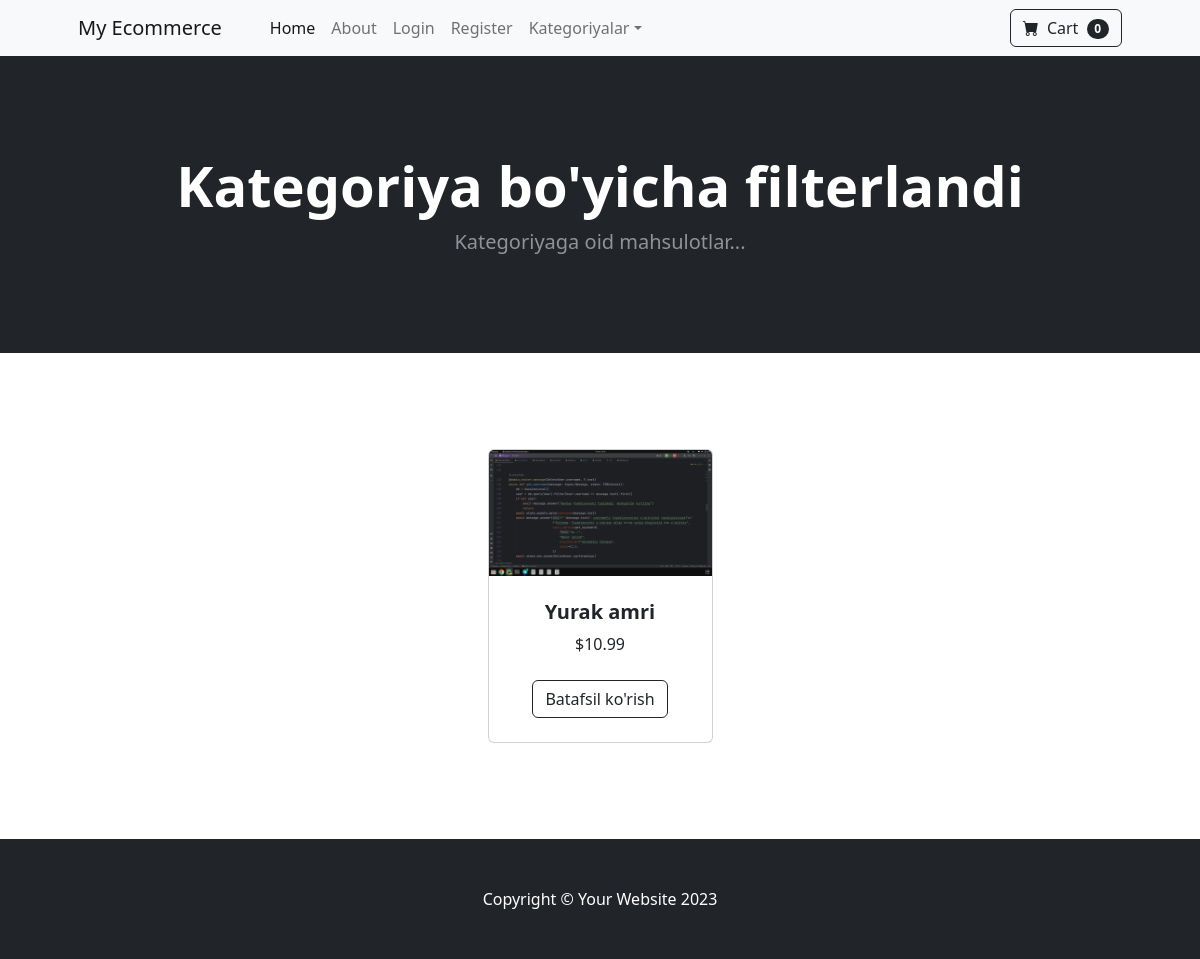
Screenshot of /category/Romantika/ with the database file from the repository.
### store/models.py (models this page shows, shortened)
class Product(models.Model):
    name = models.CharField(max_length=100)
    price = models.DecimalField(max_digits=6, decimal_places=2, default=0)
    category = models.ForeignKey(Category, on_delete=models.CASCADE, default=1)
    description = models.TextField(default="", blank=True, null=True)
    image = models.ImageField(upload_to='uploads/product/')
    is_sale = models.BooleanField(default=False)
    sale_price = models.DecimalField(max_digits=6, decimal_places=2, default=0)

### store/views.py (the view)
# urls.py: path('category/<str:foo>/', views.category, name='category'),
def category(request, foo):
    foo = foo.replace("-", " ")
    try:
        category = Category.objects.get(name=foo)
        products = Product.objects.filter(category=category)
        return render(request, 'category.html', {"products": products, "category": category})
    except:
        messages.error(request, "Ushbu kategoriya topilmadi")
        return redirect('home')

### cart/cart.py (called while the page is built)
    def __len__(self):
        return len(self.cart)

### cart/context_processors.py (called while the page is built)
def cart(request):
    return {'cart': Cart(request)}

### store/templates/category.html
{% extends 'base.html' %}
{% block content %}
<header class="bg-dark py-5">
    <div class="container px-4 px-lg-5 my-5">
        <div class="text-center text-white">
            <h1 class="display-4 fw-bolder">Kategoriya bo'yicha filterlandi</h1>
            <p class="lead fw-normal text-white-50 mb-0">Kategoriyaga oid mahsulotlar...</p>
        </div>
    </div>
</header>
<section class="py-5">
    <div class="container px-4 px-lg-5 mt-5">
        <div class="row gx-4 gx-lg-5 row-cols-2 row-cols-md-3 row-cols-xl-4 justify-content-center">
            {% for product in products %}
                {% if product.is_sale %}
                    <div class="col mb-5">
                        <div class="card h-100">
                            <div class="badge text-black bg-light position-absolute"
                            style="top: 0.5rem; right: 0.5rem"> Sotildi </div>
                            <img class="card-img-top" src="{{ product.image.url }}" alt="..."/>
                            <div class="card-body p-4">
                                <div class="text-center">
                                    <h5 class="fw-bolder">{{ product.name }}</h5>
                                    <strike>${{ product.price }}</strike>
                                    ${{ product.sale_price }}
                                    <br>
                                </div>
                            </div>
                            <div class="card-footer p-4 pt-0 border-top-0 bg-transparent">
                                <div class="text-center"><a class="btn btn-outline-dark mt-auto"
                                                            href="{% url 'product' product.id %}">Batafsil ko'rish</a></div>
                            </div>
                        </div>
                    </div>
                {% else %}
                    <div class="col mb-5">
                        <div class="card h-100">
                            <img class="card-img-top" src="{{ product.image.url }}" alt="..."/>
                            <div class="card-body p-4">
                                <div class="text-center">
                                    <h5 class="fw-bolder">{{ product.name }}</h5>
                                    ${{ product.price }}
                                    <br>
                                </div>
                            </div>
                            <div class="card-footer p-4 pt-0 border-top-0 bg-transparent">
                                <div class="text-center"><a class="btn btn-outline-dark mt-auto"
                                                            href="{% url 'product' product.id %}">Batafsil ko'rish</a></div>
                            </div>
                        </div>
                    </div>
                {% endif %}
            {% endfor %}
        </div>
    </div>
</section>
{% endblock %}

### rows the page displays
Product: image (picture), name "Yurak amri", price "10.99"

### other values shown
{{ cart|length }} "0"
